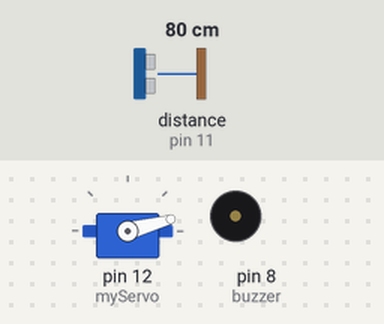
The sketch below on a simulated Arduino Uno, built with avr-gcc and run on an emulated ATmega328P. Parts: servo, buzzer (waves = sounding, pin HIGH). Wiring (inferred from the names in the program): ultrasonic range finder: trigger pin 10; echo pin 11. Inputs (shaded band) come from the test bench; at power-on: distance to the obstacle (sensor on pin 11) 80 cm. The echo pulse lasts 58.3 µs per cm; pins used as bus, display or sensor lines are not drawn; what the sketch prints to the serial monitor is not drawn.

Above: at 0.01 s.
1.3 s: distance to the obstacle (sensor on pin 11) set to 2 cm
At 2.3 s:
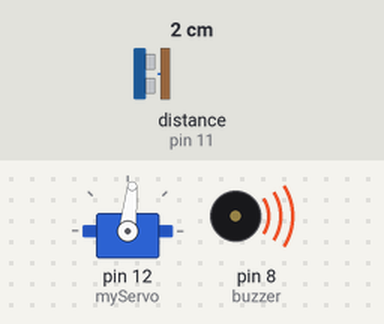
4.3 s: distance to the obstacle (sensor on pin 11) set to 46 cm
At 4.88 s:
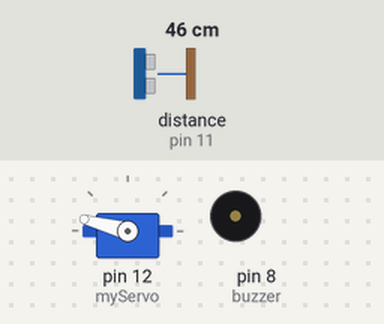
7.3 s: distance to the obstacle (sensor on pin 11) set to 56 cm
At 7.8 s:
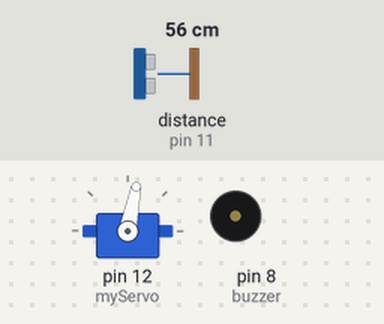
10.3 s: distance to the obstacle (sensor on pin 11) set to 18 cm
At 11.0 s:
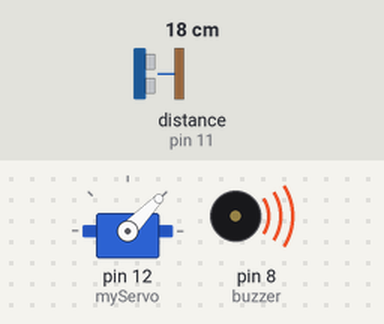
13.3 s: distance to the obstacle (sensor on pin 11) set to 60 cm
At 14.91 s:
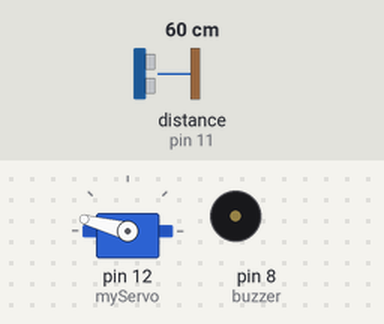
16.3 s: distance to the obstacle (sensor on pin 11) set to 4 cm
At 17.3 s:
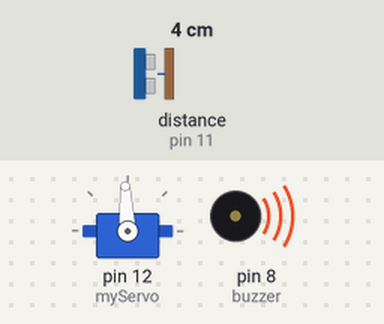
Timing chart, 0 to 20.3 s (numbered marks = the images above; inputs shaded):
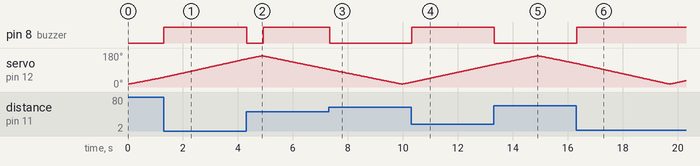

Measured:
- the behaviour switches between 50 and 51 cm on distance to the obstacle (sensor on pin 11) (found by bisection; images 2 and 3)
- after the input at 1.3 s, pin 8 (buzzer): LOW → HIGH at once
- after the input at 4.3 s, pin 8 (buzzer): HIGH → LOW at once, → HIGH 0.60 s later
- after the input at 7.3 s, pin 8 (buzzer): HIGH → LOW after 0.03 s instead of 2.6 s
- after the input at 10.3 s, pin 8 (buzzer): LOW → HIGH at once
- after the input at 13.3 s, pin 8 (buzzer): HIGH → LOW at once
- after the input at 16.3 s, pin 8 (buzzer): LOW → HIGH at once

The sketch:

sketch_radar-Amirreza_Hoseeini.ino
```cpp
//Amirreza Hosseini
//9820363

#include <Servo.h>.

// Defines Tirg and Echo pins of the Ultrasonic Sensor
const int trigPin = 10;
const int echoPin = 11;
const int buzzer = 8;
// Variables for the duration and the distance
long duration;
int distance;
Servo myServo; // Creates a servo object for controlling the servo motor

void setup() {
  pinMode(trigPin, OUTPUT); // Sets the trigPin as an Output
  pinMode(echoPin, INPUT); // Sets the echoPin as an Input
  pinMode(buzzer, OUTPUT);
  Serial.begin(9600);
  myServo.attach(12); // Defines on which pin is the servo motor attached
}
void loop() {
  for(int i=15;i<=165;i++){
  myServo.write(i);
  delay(30);
  distance = calculateDistance();

  Serial.print(i);
  Serial.print(",");
  Serial.print(distance);
  Serial.print(".");
    if(distance < 40)
  {
    digitalWrite(buzzer, HIGH);
  }
  else
  {
    digitalWrite(buzzer, LOW);
  }
  }
  // Repeats the previous lines from 165 to 15 degrees
  for(int i=165;i>15;i--){
  myServo.write(i);
  delay(30);
  distance = calculateDistance();
  Serial.print(i);
  Serial.print(",");
  Serial.print(distance);
  Serial.print(".");

//  val = digitalRead(echoPin);
//  digitalWrite(buzzer, val);

  if(distance < 50)
  {
    digitalWrite(buzzer, HIGH);
  }
  else
  {
    digitalWrite(buzzer, LOW);
  }
  }


}

int calculateDistance(){

  digitalWrite(trigPin, LOW);
  delayMicroseconds(10);

  digitalWrite(trigPin, HIGH);
  delayMicroseconds(10);
  digitalWrite(trigPin, LOW);
  duration = pulseIn(echoPin, HIGH);
  distance= duration*0.034/2;
  return distance;
}
```
